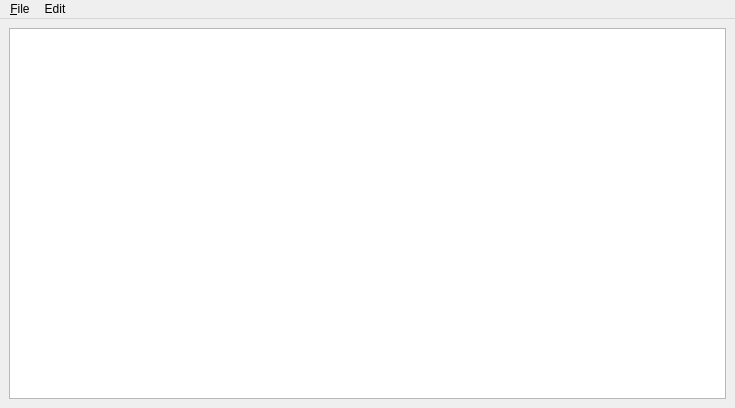
<?xml version="1.0" encoding="UTF-8"?>
<ui version="4.0">
 <class>ChartOfAccountsWindow</class>
 <widget class="QMainWindow" name="ChartOfAccountsWindow">
  <property name="geometry">
   <rect>
    <x>0</x>
    <y>0</y>
    <width>735</width>
    <height>408</height>
   </rect>
  </property>
  <property name="windowTitle">
   <string>Chart of Accounts</string>
  </property>
  <widget class="QWidget" name="centralwidget">
   <layout class="QGridLayout" name="gridLayout">
    <item row="0" column="0">
     <widget class="QTreeView" name="treeView">
      <property name="indentation">
       <number>0</number>
      </property>
      <property name="sortingEnabled">
       <bool>true</bool>
      </property>
     </widget>
    </item>
   </layout>
  </widget>
  <widget class="QMenuBar" name="menuBar">
   <property name="geometry">
    <rect>
     <x>0</x>
     <y>0</y>
     <width>735</width>
     <height>30</height>
    </rect>
   </property>
   <widget class="QMenu" name="menuFile">
    <property name="title">
     <string>&amp;File</string>
    </property>
    <addaction name="actionQuit"/>
   </widget>
   <widget class="QMenu" name="menuEdit">
    <property name="title">
     <string>Edit</string>
    </property>
    <addaction name="actionAdd_Account"/>
    <addaction name="actionAdd_Default_Accounts"/>
   </widget>
   <addaction name="menuFile"/>
   <addaction name="menuEdit"/>
  </widget>
  <action name="actionQuit">
   <property name="text">
    <string>&amp;Quit</string>
   </property>
  </action>
  <action name="actionAdd_Account">
   <property name="text">
    <string>Add Account</string>
   </property>
  </action>
  <action name="actionAdd_Default_Accounts">
   <property name="text">
    <string>Add Default Accounts</string>
   </property>
  </action>
 </widget>
 <resources/>
 <connections>
  <connection>
   <sender>actionQuit</sender>
   <signal>triggered()</signal>
   <receiver>ChartOfAccountsWindow</receiver>
   <slot>close()</slot>
   <hints>
    <hint type="sourcelabel">
     <x>-1</x>
     <y>-1</y>
    </hint>
    <hint type="destinationlabel">
     <x>367</x>
     <y>203</y>
    </hint>
   </hints>
  </connection>
 </connections>
</ui>
